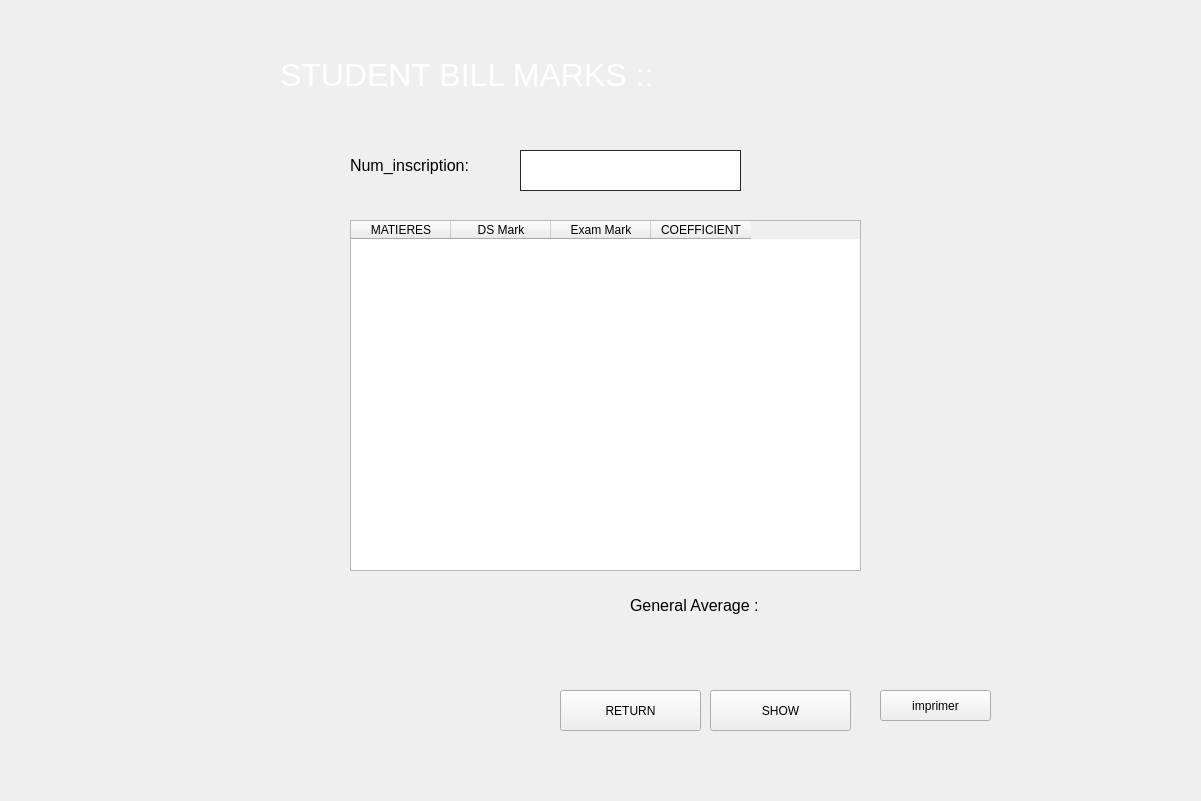
<?xml version="1.0" encoding="UTF-8"?>
<ui version="4.0">
 <class>Form</class>
 <widget class="QWidget" name="Form">
  <property name="geometry">
   <rect>
    <x>0</x>
    <y>0</y>
    <width>1201</width>
    <height>801</height>
   </rect>
  </property>
  <property name="windowTitle">
   <string>Form</string>
  </property>
  <widget class="QLabel" name="label">
   <property name="geometry">
    <rect>
     <x>280</x>
     <y>50</y>
     <width>721</width>
     <height>51</height>
    </rect>
   </property>
   <property name="styleSheet">
    <string notr="true">font: 18pt &quot;Poppins&quot;;
 font: 75 20pt &quot;Poppins&quot;;
color: rgb(0, 0, 0);
 </string>
   </property>
   <property name="text">
    <string>&lt;html&gt;&lt;head/&gt;&lt;body&gt;&lt;p&gt;&lt;span style=&quot; font-size:24pt; color:#FFFFFF;&quot;&gt;STUDENT BILL MARKS ::&lt;/span&gt;&lt;/p&gt;&lt;/body&gt;&lt;/html&gt;</string>
   </property>
  </widget>
  <widget class="QLabel" name="label_2">
   <property name="geometry">
    <rect>
     <x>350</x>
     <y>150</y>
     <width>171</width>
     <height>31</height>
    </rect>
   </property>
   <property name="text">
    <string>&lt;html&gt;&lt;head/&gt;&lt;body&gt;&lt;p&gt;&lt;span style=&quot; font-size:12pt;&quot;&gt;Num_inscription:&lt;/span&gt;&lt;/p&gt;&lt;/body&gt;&lt;/html&gt;</string>
   </property>
  </widget>
  <widget class="QLineEdit" name="num_inscription">
   <property name="geometry">
    <rect>
     <x>520</x>
     <y>150</y>
     <width>221</width>
     <height>41</height>
    </rect>
   </property>
   <property name="styleSheet">
    <string notr="true">QLineEdit {
border: 1px solid rgb(37,39,48);

padding-left:20px;
padding-right:20px;
}
</string>
   </property>
  </widget>
  <widget class="QLabel" name="num">
   <property name="geometry">
    <rect>
     <x>540</x>
     <y>200</y>
     <width>151</width>
     <height>16</height>
    </rect>
   </property>
   <property name="text">
    <string/>
   </property>
  </widget>
  <widget class="QTableWidget" name="tableWidget">
   <property name="geometry">
    <rect>
     <x>350</x>
     <y>220</y>
     <width>511</width>
     <height>351</height>
    </rect>
   </property>
   <column>
    <property name="text">
     <string>MATIERES</string>
    </property>
   </column>
   <column>
    <property name="text">
     <string>DS Mark</string>
    </property>
   </column>
   <column>
    <property name="text">
     <string>Exam Mark</string>
    </property>
   </column>
   <column>
    <property name="text">
     <string>COEFFICIENT</string>
    </property>
   </column>
  </widget>
  <widget class="QLabel" name="label_3">
   <property name="geometry">
    <rect>
     <x>630</x>
     <y>590</y>
     <width>181</width>
     <height>31</height>
    </rect>
   </property>
   <property name="text">
    <string>&lt;html&gt;&lt;head/&gt;&lt;body&gt;&lt;p&gt;&lt;span style=&quot; font-size:12pt; &quot;&gt;General Average :&lt;/span&gt;&lt;/p&gt;&lt;/body&gt;&lt;/html&gt;</string>
   </property>
  </widget>
  <widget class="QLabel" name="moyenne">
   <property name="geometry">
    <rect>
     <x>820</x>
     <y>590</y>
     <width>131</width>
     <height>21</height>
    </rect>
   </property>
   <property name="text">
    <string/>
   </property>
  </widget>
  <widget class="QPushButton" name="ok">
   <property name="geometry">
    <rect>
     <x>560</x>
     <y>690</y>
     <width>141</width>
     <height>41</height>
    </rect>
   </property>
   <property name="styleSheet">
    <string notr="true">font: 12pt &quot;Poppins&quot;;</string>
   </property>
   <property name="text">
    <string>RETURN</string>
   </property>
  </widget>
  <widget class="QPushButton" name="afficher">
   <property name="geometry">
    <rect>
     <x>710</x>
     <y>690</y>
     <width>141</width>
     <height>41</height>
    </rect>
   </property>
   <property name="styleSheet">
    <string notr="true">font: 12pt &quot;Poppins&quot;;</string>
   </property>
   <property name="text">
    <string>SHOW</string>
   </property>
  </widget>
  <widget class="QLabel" name="a">
   <property name="geometry">
    <rect>
     <x>820</x>
     <y>620</y>
     <width>171</width>
     <height>16</height>
    </rect>
   </property>
   <property name="text">
    <string>&lt;html&gt;&lt;head/&gt;&lt;body&gt;&lt;p/&gt;&lt;/body&gt;&lt;/html&gt;</string>
   </property>
  </widget>
  <widget class="QLabel" name="label_4">
   <property name="geometry">
    <rect>
     <x>-200</x>
     <y>-30</y>
     <width>1441</width>
     <height>861</height>
    </rect>
   </property>
   <property name="text">
    <string/>
   </property>
   <property name="pixmap">
    <pixmap>bg.jpg</pixmap>
   </property>
   <property name="scaledContents">
    <bool>true</bool>
   </property>
  </widget>
  <widget class="QPushButton" name="imprimer">
   <property name="geometry">
    <rect>
     <x>880</x>
     <y>690</y>
     <width>111</width>
     <height>31</height>
    </rect>
   </property>
   <property name="text">
    <string>imprimer</string>
   </property>
  </widget>
  <zorder>label_4</zorder>
  <zorder>label</zorder>
  <zorder>label_2</zorder>
  <zorder>num_inscription</zorder>
  <zorder>num</zorder>
  <zorder>tableWidget</zorder>
  <zorder>label_3</zorder>
  <zorder>moyenne</zorder>
  <zorder>ok</zorder>
  <zorder>afficher</zorder>
  <zorder>a</zorder>
  <zorder>imprimer</zorder>
 </widget>
 <resources/>
 <connections/>
</ui>
